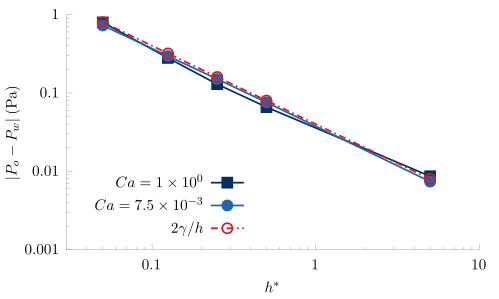

The script that drew this image:
set terminal cairolatex standalone pdf dashed 
set output 'Pc.tex'

# define axis
# remove border on top and right and set color to gray
set style line 21 lc rgb '#808080' lt 1
set border 3 back ls 21
set tics nomirror
# define grid
set style line 22 lc rgb '#808080' lt 0 lw 1
#set grid back ls 22


# Line styles
#set border linewidth 1.5
set style line 1 lc rgb '#053061' lt 2 pt 5 lw 5.0 ps 1.2 
set style line 2 lc rgb '#2166ac' lt 3 pt 7 lw 5.0 ps 1.2 
set style line 3 lc rgb '#d6604d' lt 3 pt 9 lw 5.0 ps 1.2 
set style line 10 lc rgb '#dd181f' dt 4 pt 6 lw 5.0 ps 1.2
# Legend
set key at 0.4,0.01 spacing 1.5
# Axes label 
set xlabel '$h^*$'
set ylabel '$P_o-P_w \.3:(\mathrm{Pa}) $' 


set log y
set log x
# Axis ranges
set xrange[0.03:10]
#set yrange[-1:1.5]
#set format y '\(%2.1t \times 10^{%L}\)'
#set ytics add ('0' 0)
#et ytic 0.4
# Axis labels
#set tics scale 0.5
# Plot
plot 'pc.txt' u 1:2 w lp ls 1 t '$Ca=1 \times 10^{0}$', \
'pc.txt' u 1:4 w lp ls 2 t '$Ca=7.5 \times 10^{-3}$', \
'pc.txt' u 1:5 w lp ls 10 t '$2\gamma/h$'
